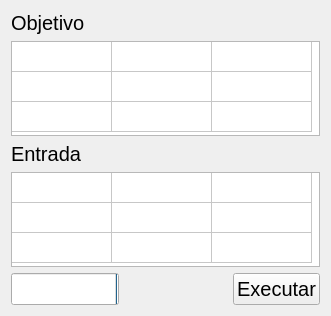
<?xml version="1.0" encoding="UTF-8"?>
<ui version="4.0">
 <class>MainWindow</class>
 <widget class="QMainWindow" name="MainWindow">
  <property name="geometry">
   <rect>
    <x>0</x>
    <y>0</y>
    <width>331</width>
    <height>316</height>
   </rect>
  </property>
  <property name="minimumSize">
   <size>
    <width>200</width>
    <height>300</height>
   </size>
  </property>
  <property name="font">
   <font>
    <pointsize>15</pointsize>
   </font>
  </property>
  <property name="windowTitle">
   <string>8-Puzzle</string>
  </property>
  <widget class="QWidget" name="centralWidget">
   <layout class="QVBoxLayout" name="verticalLayout">
    <item>
     <widget class="QLabel" name="label">
      <property name="text">
       <string>Objetivo</string>
      </property>
     </widget>
    </item>
    <item>
     <widget class="QTableWidget" name="tableWidget2">
      <property name="editTriggers">
       <set>QAbstractItemView::NoEditTriggers</set>
      </property>
      <property name="selectionMode">
       <enum>QAbstractItemView::NoSelection</enum>
      </property>
      <attribute name="horizontalHeaderVisible">
       <bool>false</bool>
      </attribute>
      <attribute name="horizontalHeaderHighlightSections">
       <bool>true</bool>
      </attribute>
      <attribute name="verticalHeaderVisible">
       <bool>false</bool>
      </attribute>
      <row>
       <property name="text">
        <string>1</string>
       </property>
      </row>
      <row>
       <property name="text">
        <string>2</string>
       </property>
      </row>
      <row>
       <property name="text">
        <string>3</string>
       </property>
      </row>
      <column>
       <property name="text">
        <string>1</string>
       </property>
      </column>
      <column>
       <property name="text">
        <string>2</string>
       </property>
      </column>
      <column>
       <property name="text">
        <string>3</string>
       </property>
      </column>
      <item row="0" column="0">
       <property name="text">
        <string/>
       </property>
      </item>
      <item row="0" column="1">
       <property name="text">
        <string/>
       </property>
      </item>
      <item row="0" column="2">
       <property name="text">
        <string/>
       </property>
      </item>
      <item row="1" column="0">
       <property name="text">
        <string/>
       </property>
      </item>
      <item row="1" column="1">
       <property name="text">
        <string/>
       </property>
      </item>
      <item row="1" column="2">
       <property name="text">
        <string/>
       </property>
      </item>
      <item row="2" column="0">
       <property name="text">
        <string/>
       </property>
      </item>
      <item row="2" column="1">
       <property name="text">
        <string/>
       </property>
      </item>
      <item row="2" column="2">
       <property name="text">
        <string/>
       </property>
      </item>
     </widget>
    </item>
    <item>
     <widget class="QLabel" name="label_2">
      <property name="text">
       <string>Entrada</string>
      </property>
     </widget>
    </item>
    <item>
     <widget class="QTableWidget" name="tableWidget">
      <property name="inputMethodHints">
       <set>Qt::ImhNone</set>
      </property>
      <attribute name="horizontalHeaderVisible">
       <bool>false</bool>
      </attribute>
      <attribute name="verticalHeaderVisible">
       <bool>false</bool>
      </attribute>
      <row>
       <property name="text">
        <string>1</string>
       </property>
      </row>
      <row>
       <property name="text">
        <string>2</string>
       </property>
      </row>
      <row>
       <property name="text">
        <string>3</string>
       </property>
      </row>
      <column>
       <property name="text">
        <string>1</string>
       </property>
      </column>
      <column>
       <property name="text">
        <string>2</string>
       </property>
      </column>
      <column>
       <property name="text">
        <string>3</string>
       </property>
      </column>
     </widget>
    </item>
    <item>
     <layout class="QHBoxLayout" name="horizontalLayout">
      <item>
       <widget class="QProgressBar" name="progressBar">
        <property name="value">
         <number>0</number>
        </property>
        <property name="textVisible">
         <bool>false</bool>
        </property>
        <property name="invertedAppearance">
         <bool>true</bool>
        </property>
        <property name="format">
         <string>%m</string>
        </property>
       </widget>
      </item>
      <item>
       <spacer name="horizontalSpacer">
        <property name="orientation">
         <enum>Qt::Horizontal</enum>
        </property>
        <property name="sizeHint" stdset="0">
         <size>
          <width>40</width>
          <height>20</height>
         </size>
        </property>
       </spacer>
      </item>
      <item>
       <widget class="QPushButton" name="pushButton">
        <property name="text">
         <string>Executar</string>
        </property>
       </widget>
      </item>
     </layout>
    </item>
   </layout>
  </widget>
 </widget>
 <layoutdefault spacing="6" margin="11"/>
 <resources/>
 <connections/>
</ui>
